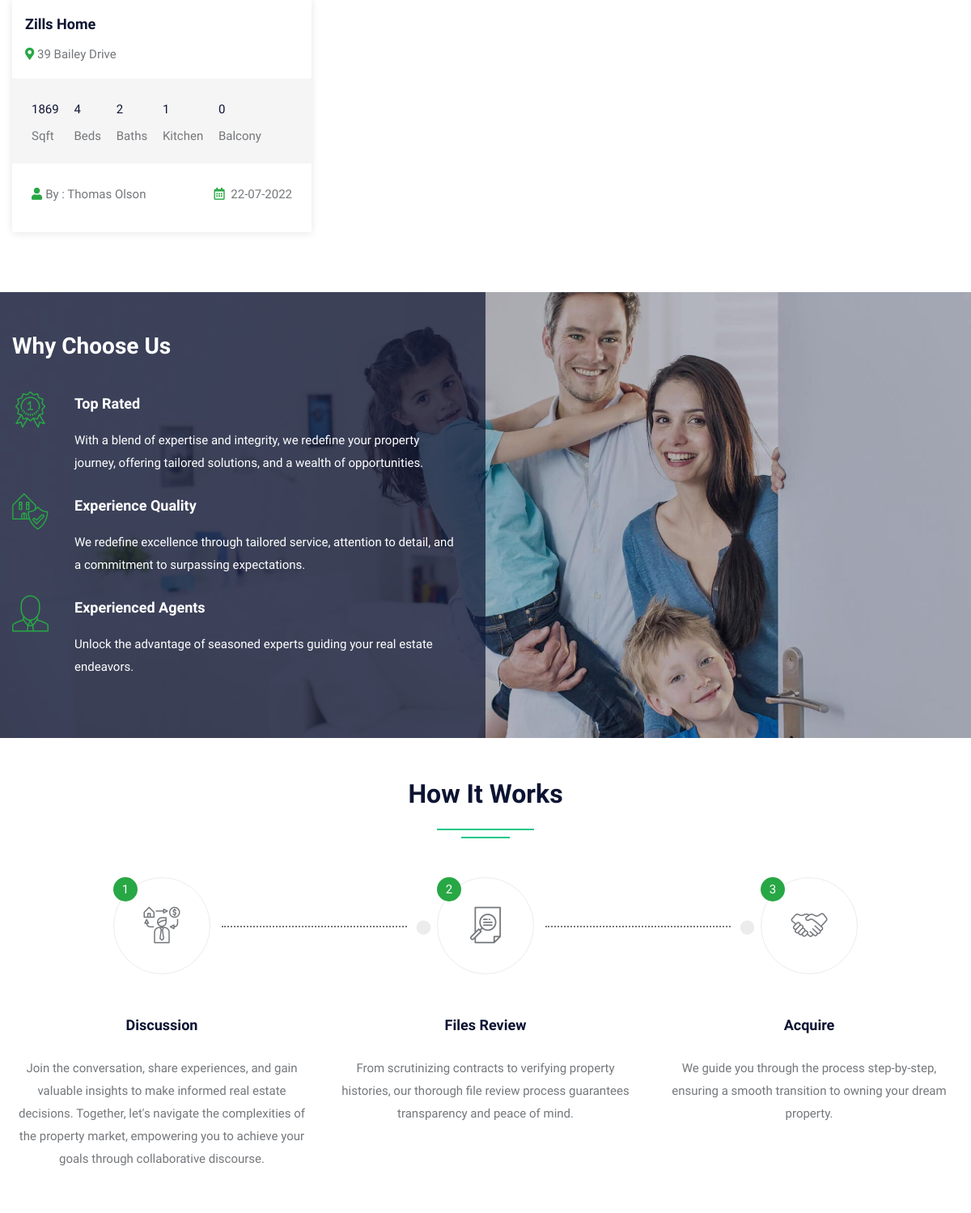
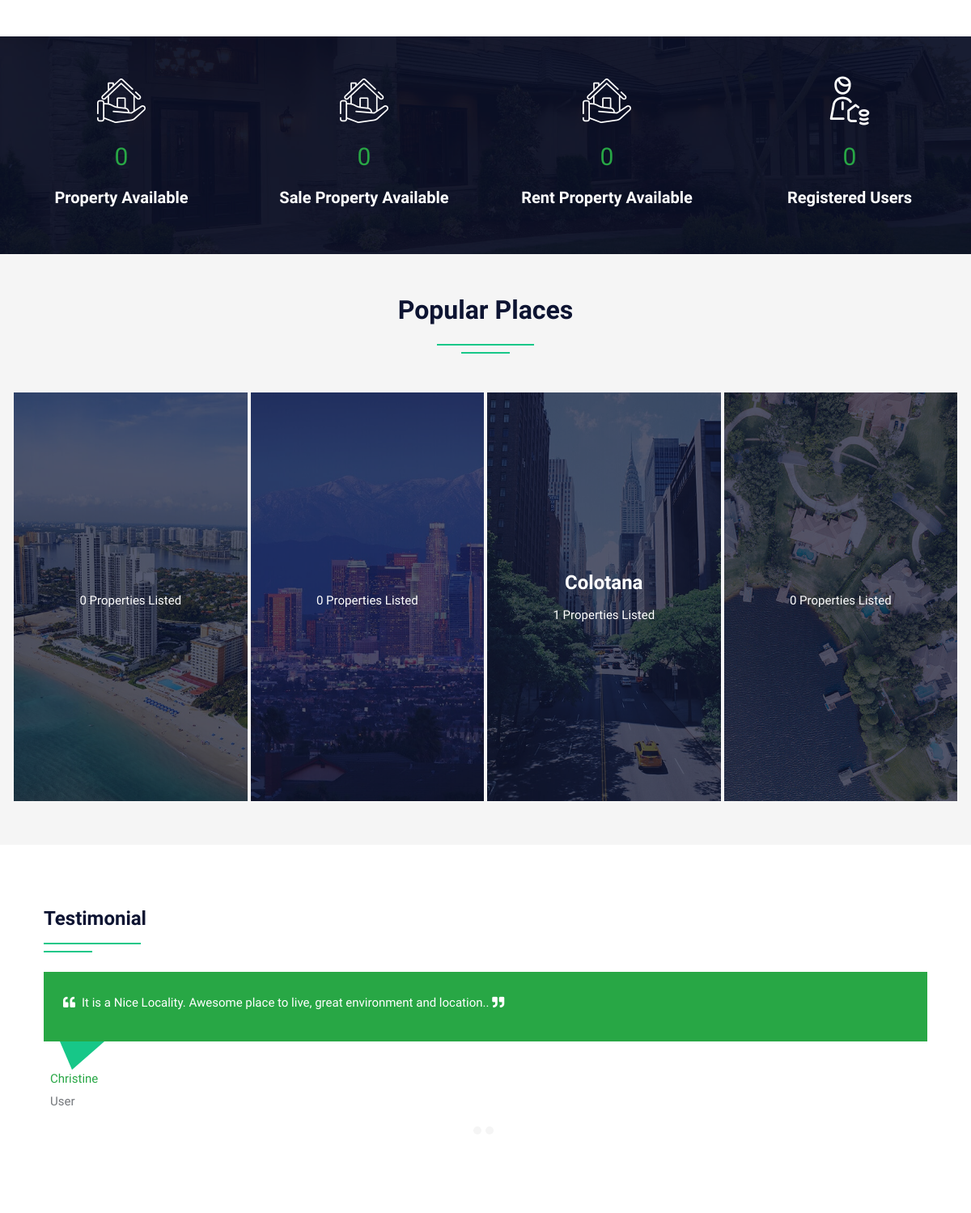
Before: / (middle part) with the older database file (2 pictures, top to bottom).
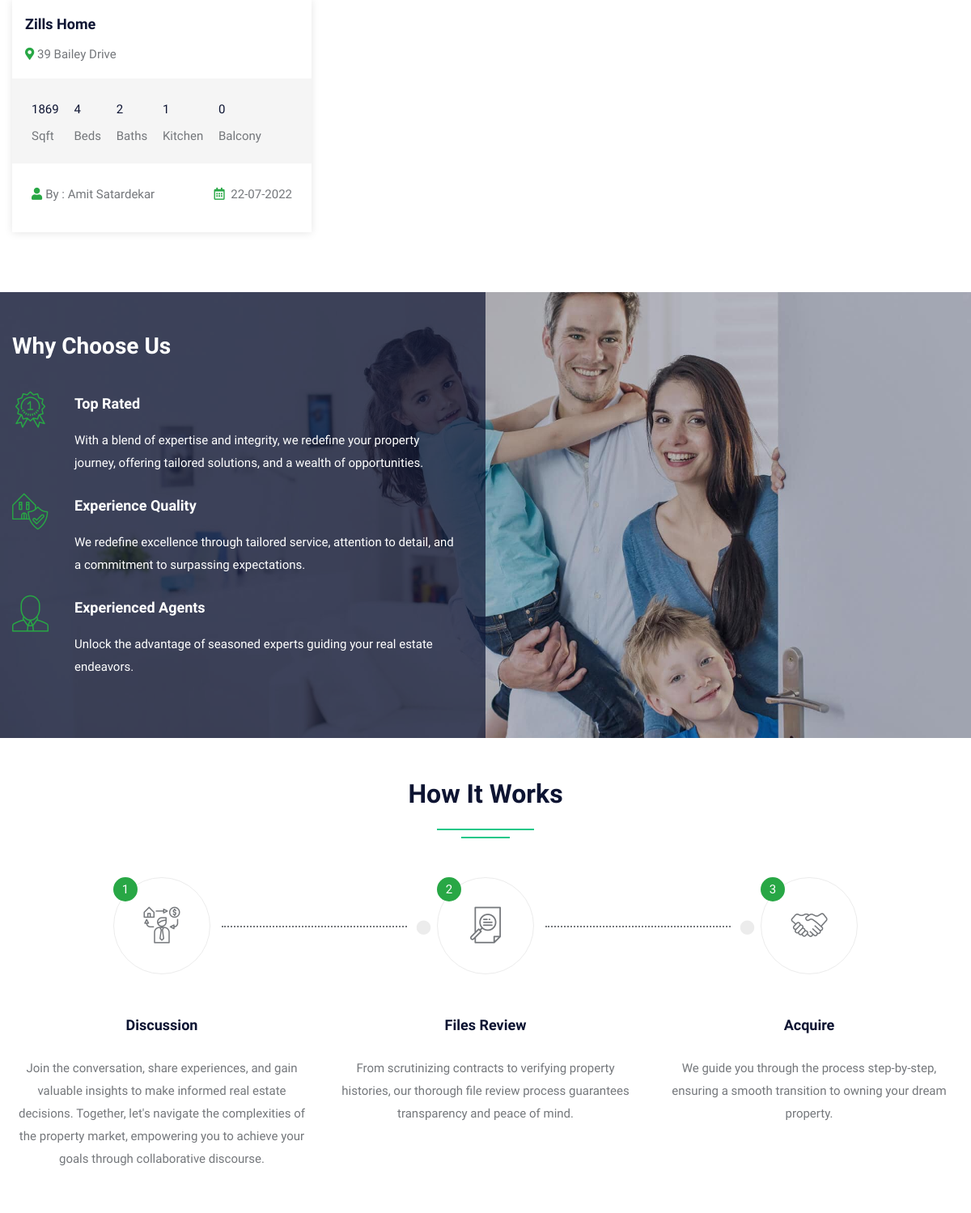
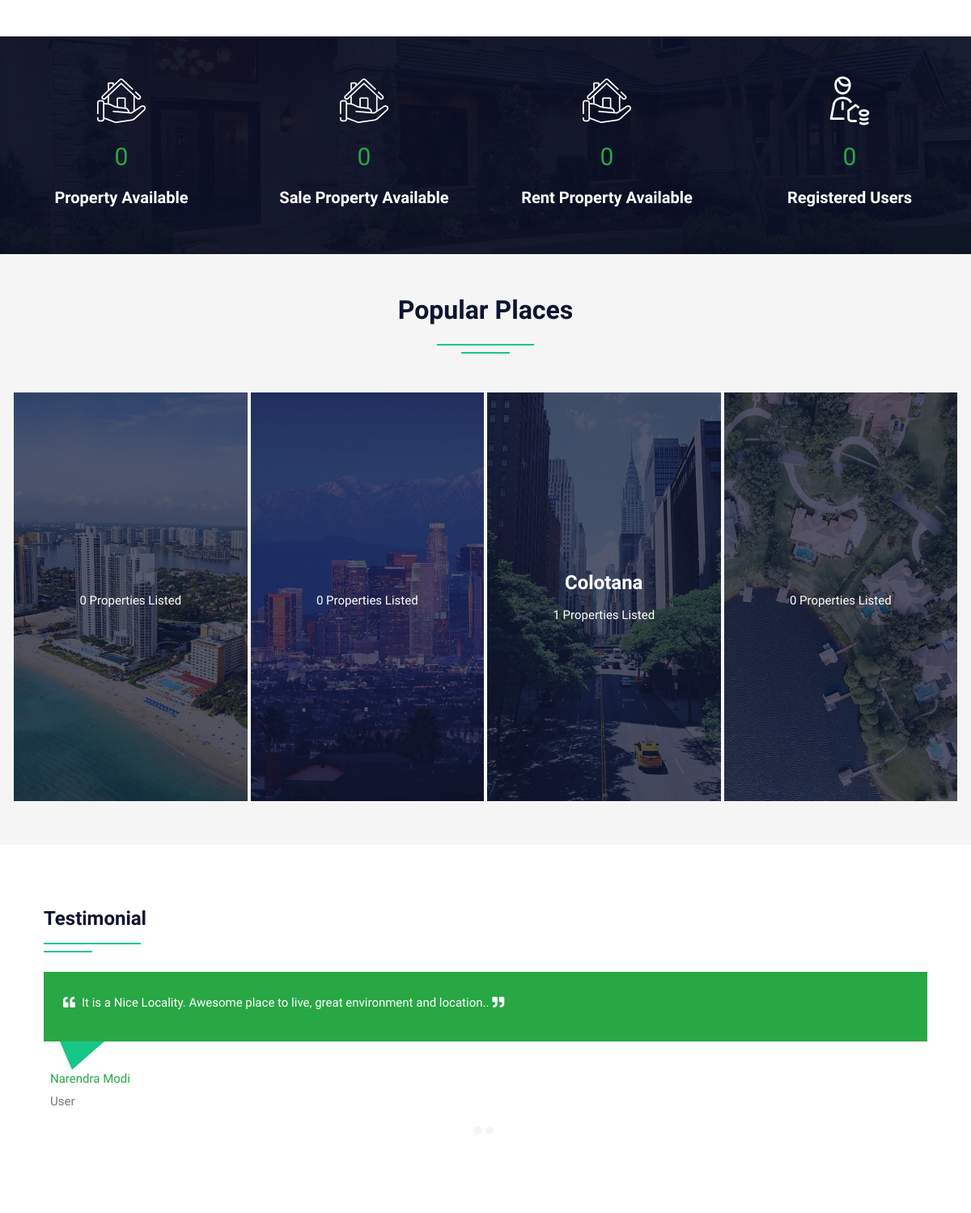
After: the same page with the newer database file (2 pictures, top to bottom).
### tables this page shows
CREATE TABLE `property` (
  `pid` int(50) NOT NULL,
  `title` varchar(200) NOT NULL,
  `pcontent` longtext NOT NULL,
  `type` varchar(100) NOT NULL,
  `bhk` varchar(50) NOT NULL,
  `stype` varchar(100) NOT NULL,
  `bedroom` int(50) NOT NULL,
  `bathroom` int(50) NOT NULL,
  `balcony` int(50) NOT NULL,
  `kitchen` int(50) NOT NULL,
  `hall` int(50) NOT NULL,
  `floor` varchar(50) NOT NULL,
  `size` int(50) NOT NULL,
  `price` int(50) NOT NULL,
  `location` varchar(200) NOT NULL,
  `city` varchar(100) NOT NULL,
  `state` varchar(100) NOT NULL,
  `feature` longtext NOT NULL,
  `pimage` varchar(300) NOT NULL,
  `pimage1` varchar(300) NOT NULL,
  `pimage2` varchar(300) NOT NULL,
  `pimage3` varchar(300)  NULL,
  `pimage4` varchar(300) NULL,
  `uid` int(50) NOT NULL,
  `status` varchar(50) NOT NULL,
  `mapimage` varchar(300) NOT NULL,
  `topmapimage` varchar(300) NOT NULL,
  `groundmapimage` varchar(300) NOT NULL,
  `totalfloor` varchar(50) NOT NULL,
  `date` datetime NOT NULL DEFAULT CURRENT_TIMESTAMP,
  `isFeatured` int(11) DEFAULT NULL
);

CREATE TABLE `user` (
  `uid` int(50) NOT NULL,
  `uname` varchar(100) NOT NULL,
  `uemail` varchar(100) NOT NULL,
  `uphone` varchar(20) NOT NULL,
  `upass` varchar(50) NOT NULL,
  `utype` varchar(50) NOT NULL,
  `uimage` varchar(300) NULL
);

CREATE TABLE `feedback` (
  `fid` int(50) NOT NULL,
  `uid` int(50) NOT NULL,
  `fdescription` varchar(300) NOT NULL,
  `status` int(1) NOT NULL,
  `date` datetime NOT NULL DEFAULT CURRENT_TIMESTAMP
);

### index.php (the view, shortened to what the changed rows need)
<!DOCTYPE html>
<html lang="en">
<head>
<link rel="stylesheet" type="text/css" href="css/bootstrap.min.css">
<link rel="stylesheet" type="text/css" href="css/bootstrap-slider.css">
<link rel="stylesheet" type="text/css" href="css/jquery-ui.css">
<link rel="stylesheet" type="text/css" href="css/layerslider.css">
<link rel="stylesheet" type="text/css" href="css/color.css" id="color-change">
<link rel="stylesheet" type="text/css" href="css/owl.carousel.min.css">
<link rel="stylesheet" type="text/css" href="css/font-awesome.min.css">
<link rel="stylesheet" type="text/css" href="fonts/flaticon/flaticon.css">
<link rel="stylesheet" type="text/css" href="css/style.css">
</head>
<body>
<div id="page-wrapper">
    <div class="row">
		<?php include("include/header.php");?>
        <div class="full-row">
            <div class="container">
                <div class="row">
                    <div class="col-md-12">
                        <div class="tab-content mt-4" id="pills-tabContent">
                            <div class="tab-pane fade show active" id="pills-home" role="tabpanel" aria-labelledby="pills-home">
                                <div class="row">
									<?php $query=mysqli_query($con,"SELECT property.*, user.uname,user.utype,user.uimage FROM `property`,`user` WHERE property.uid=user.uid ORDER BY date DESC LIMIT 9");
										while($row=mysqli_fetch_array($query))
										{
									?>
                                    <div class="col-md-6 col-lg-4">
                                        <div class="featured-thumb hover-zoomer mb-4">
                                            <div class="featured-thumb-data shadow-one">
                                                <div class="p-3">
                                                    <h5 class="text-secondary hover-text-success mb-2 text-capitalize"><a href="propertydetail.php?pid=<?php echo $row['0'];?>"><?php echo $row['1'];?></a></h5>
                                                    <span class="location text-capitalize"><i class="fas fa-map-marker-alt text-success"></i> <?php echo $row['14'];?></span> </div>
                                                <div class="bg-gray quantity px-4 pt-4">
                                                    <ul>
                                                        <li><span><?php echo $row['12'];?></span> Sqft</li>
                                                        <li><span><?php echo $row['6'];?></span> Beds</li>
                                                        <li><span><?php echo $row['7'];?></span> Baths</li>
                                                        <li><span><?php echo $row['9'];?></span> Kitchen</li>
                                                        <li><span><?php echo $row['8'];?></span> Balcony</li>
                                                    </ul>
                                                </div>
                                                <div class="p-4 d-inline-block w-100">
                                                    <div class="float-left text-capitalize"><i class="fas fa-user text-success mr-1"></i>By : <?php echo $row['uname'];?></div>
                                                    <div class="float-right"><i class="far fa-calendar-alt text-success mr-1"></i> <?php echo date('d-m-Y', strtotime($row['date']));?></div>
                                                </div>
                                            </div>
                                        </div>
                                    </div>
									<?php } ?>
                                </div>
                            </div>
                        </div>
                    </div>
                </div>
            </div>
        </div>
        <div class="full-row">
            <div class="container">
                <div class="row">
                    <div class="col-lg-12">
                        <h2 class="text-secondary double-down-line text-center mb-5">How It Works</h2>
                        </div>
                </div>
            </div>
        </div>
        <div class="full-row bg-gray">
            <div class="container">
                <div class="row">
                    <div class="col-lg-12">
                        <h2 class="text-secondary double-down-line text-center mb-5">Popular Places</h2></div>
                </div>
                <div class="col-lg-12">
                    <div class="row">
                        <div class="col-md-6 col-lg-3 pb-1">
                            <div class="overflow-hidden position-relative overlay-secondary hover-zoomer mx-n13 z-index-9"> <img src="images/thumbnail4/3.jpg" alt="">
                                <div class="text-white xy-center z-index-9 position-absolute text-center w-100">
                                    <?php
										$query=mysqli_query($con,"SELECT count(state), property.* FROM property where city='Floson'");
											while($row=mysqli_fetch_array($query))
												{
										?>
                                    <h4 class="hover-text-success text-capitalize"><a href="stateproperty.php?id=<?php echo $row['17']?>"><?php echo $row['state'];?></a></h4>
                                    <span><?php
												$total = $row[0];
												echo $total;?> Properties Listed</span> </div>
									<?php } ?>
                            </div>
                        </div>
                    </div>
                </div>
            </div>
        </div>
		<div class="full-row">
            <div class="container">
                <div class="row">
					<div class="col-lg-12">
						<div class="content-sidebar p-4">
							<div class="mb-3 col-lg-12">
									<div class="recent-review owl-carousel owl-dots-gray owl-dots-hover-success">
										<?php
												$query=mysqli_query($con,"select feedback.*, user.* from feedback,user where feedback.uid=user.uid and feedback.status='1'");
												while($row=mysqli_fetch_array($query))
													{
										?>
										<div class="item">
											<div class="p-4 bg-success down-angle-white position-relative">
												<p class="text-white"><i class="fas fa-quote-left mr-2 text-white"></i><?php echo $row['2']; ?>. <i class="fas fa-quote-right mr-2 text-white"></i></p>
											</div>
											<div class="p-2 mt-4">
												<span class="text-success d-table text-capitalize"><?php echo $row['uname']; ?></span> <span class="text-capitalize"><?php echo $row['utype']; ?></span>
											</div>
										</div>
										<?php }  ?>
									</div>
							</div>
						 </div>
					</div>
				</div>
			</div>
		</div>
    </div>
</div>
</body>
</html>

Changed rows visible on the page:
changed through a linked row, property "Colotana": uid.uname "Thomas Olson" → "Amit Satardekar"
changed through a linked row, feedback "It is a Nice Locality. Awesome place to live, great environment and location.": uid.uname "Christine" → "Narendra Modi"
